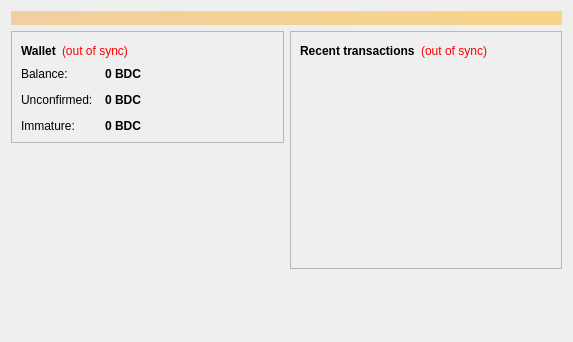
<?xml version="1.0" encoding="UTF-8"?>
<ui version="4.0">
 <class>OverviewPage</class>
 <widget class="QWidget" name="OverviewPage">
  <property name="geometry">
   <rect>
    <x>0</x>
    <y>0</y>
    <width>573</width>
    <height>342</height>
   </rect>
  </property>
  <property name="windowTitle">
   <string>Form</string>
  </property>
  <layout class="QVBoxLayout" name="topLayout">
   <item>
    <widget class="QLabel" name="labelAlerts">
     <property name="visible">
      <bool>false</bool>
     </property>
     <property name="styleSheet">
      <string notr="true">background-color: qlineargradient(x1: 0, y1: 0, x2: 1, y2: 0, stop:0 #F0D0A0, stop:1 #F8D488); color:#000000;</string>
     </property>
     <property name="wordWrap">
      <bool>true</bool>
     </property>
     <property name="margin">
      <number>3</number>
     </property>
    </widget>
   </item>
   <item>
    <layout class="QHBoxLayout" name="horizontalLayout" stretch="1,1">
     <item>
      <layout class="QVBoxLayout" name="verticalLayout_2">
       <item>
        <widget class="QFrame" name="frame">
         <property name="frameShape">
          <enum>QFrame::StyledPanel</enum>
         </property>
         <property name="frameShadow">
          <enum>QFrame::Raised</enum>
         </property>
         <layout class="QVBoxLayout" name="verticalLayout_4">
          <item>
           <layout class="QHBoxLayout" name="horizontalLayout_4">
            <item>
             <widget class="QLabel" name="label_5">
              <property name="font">
               <font>
                <weight>75</weight>
                <bold>true</bold>
               </font>
              </property>
              <property name="text">
               <string>Wallet</string>
              </property>
             </widget>
            </item>
            <item>
             <widget class="QLabel" name="labelWalletStatus">
              <property name="toolTip">
               <string>The displayed information may be out of date. Your wallet automatically synchronizes with the blackdiamondcoin network after a connection is established, but this process has not completed yet.</string>
              </property>
              <property name="styleSheet">
               <string notr="true">QLabel { color: red; }</string>
              </property>
              <property name="text">
               <string notr="true">(out of sync)</string>
              </property>
              <property name="alignment">
               <set>Qt::AlignLeading|Qt::AlignLeft|Qt::AlignVCenter</set>
              </property>
             </widget>
            </item>
            <item>
             <spacer name="horizontalSpacer_2">
              <property name="orientation">
               <enum>Qt::Horizontal</enum>
              </property>
              <property name="sizeHint" stdset="0">
               <size>
                <width>40</width>
                <height>20</height>
               </size>
              </property>
             </spacer>
            </item>
           </layout>
          </item>
          <item>
           <layout class="QFormLayout" name="formLayout_2">
            <property name="fieldGrowthPolicy">
             <enum>QFormLayout::AllNonFixedFieldsGrow</enum>
            </property>
            <property name="horizontalSpacing">
             <number>12</number>
            </property>
            <property name="verticalSpacing">
             <number>12</number>
            </property>
            <item row="0" column="0">
             <widget class="QLabel" name="label">
              <property name="text">
               <string>Balance:</string>
              </property>
             </widget>
            </item>
            <item row="0" column="1">
             <widget class="QLabel" name="labelBalance">
              <property name="font">
               <font>
                <weight>75</weight>
                <bold>true</bold>
               </font>
              </property>
              <property name="cursor">
               <cursorShape>IBeamCursor</cursorShape>
              </property>
              <property name="toolTip">
               <string>Your current balance</string>
              </property>
              <property name="text">
               <string notr="true">0 BDC</string>
              </property>
              <property name="textInteractionFlags">
               <set>Qt::LinksAccessibleByMouse|Qt::TextSelectableByKeyboard|Qt::TextSelectableByMouse</set>
              </property>
             </widget>
            </item>
            <item row="1" column="0">
             <widget class="QLabel" name="label_3">
              <property name="text">
               <string>Unconfirmed:</string>
              </property>
             </widget>
            </item>
            <item row="1" column="1">
             <widget class="QLabel" name="labelUnconfirmed">
              <property name="font">
               <font>
                <weight>75</weight>
                <bold>true</bold>
               </font>
              </property>
              <property name="cursor">
               <cursorShape>IBeamCursor</cursorShape>
              </property>
              <property name="toolTip">
               <string>Total of transactions that have yet to be confirmed, and do not yet count toward the current balance</string>
              </property>
              <property name="text">
               <string notr="true">0 BDC</string>
              </property>
              <property name="textInteractionFlags">
               <set>Qt::LinksAccessibleByMouse|Qt::TextSelectableByKeyboard|Qt::TextSelectableByMouse</set>
              </property>
             </widget>
            </item>
            <item row="2" column="0">
             <widget class="QLabel" name="labelImmatureText">
              <property name="text">
               <string>Immature:</string>
              </property>
             </widget>
            </item>
            <item row="2" column="1">
             <widget class="QLabel" name="labelImmature">
              <property name="font">
               <font>
                <weight>75</weight>
                <bold>true</bold>
               </font>
              </property>
              <property name="toolTip">
               <string>Mined balance that has not yet matured</string>
              </property>
              <property name="text">
               <string notr="true">0 BDC</string>
              </property>
              <property name="textInteractionFlags">
               <set>Qt::LinksAccessibleByMouse|Qt::TextSelectableByKeyboard|Qt::TextSelectableByMouse</set>
              </property>
             </widget>
            </item>
           </layout>
          </item>
         </layout>
        </widget>
       </item>
       <item>
        <spacer name="verticalSpacer">
         <property name="orientation">
          <enum>Qt::Vertical</enum>
         </property>
         <property name="sizeHint" stdset="0">
          <size>
           <width>20</width>
           <height>40</height>
          </size>
         </property>
        </spacer>
       </item>
      </layout>
     </item>
     <item>
      <layout class="QVBoxLayout" name="verticalLayout_3">
       <item>
        <widget class="QFrame" name="frame_2">
         <property name="frameShape">
          <enum>QFrame::StyledPanel</enum>
         </property>
         <property name="frameShadow">
          <enum>QFrame::Raised</enum>
         </property>
         <layout class="QVBoxLayout" name="verticalLayout">
          <item>
           <layout class="QHBoxLayout" name="horizontalLayout_2">
            <item>
             <widget class="QLabel" name="label_4">
              <property name="text">
               <string>&lt;b&gt;Recent transactions&lt;/b&gt;</string>
              </property>
             </widget>
            </item>
            <item>
             <widget class="QLabel" name="labelTransactionsStatus">
              <property name="toolTip">
               <string>The displayed information may be out of date. Your wallet automatically synchronizes with the blackdiamondcoin network after a connection is established, but this process has not completed yet.</string>
              </property>
              <property name="styleSheet">
               <string notr="true">QLabel { color: red; }</string>
              </property>
              <property name="text">
               <string notr="true">(out of sync)</string>
              </property>
              <property name="alignment">
               <set>Qt::AlignRight|Qt::AlignTrailing|Qt::AlignVCenter</set>
              </property>
             </widget>
            </item>
            <item>
             <spacer name="horizontalSpacer">
              <property name="orientation">
               <enum>Qt::Horizontal</enum>
              </property>
              <property name="sizeHint" stdset="0">
               <size>
                <width>40</width>
                <height>20</height>
               </size>
              </property>
             </spacer>
            </item>
           </layout>
          </item>
          <item>
           <widget class="QListView" name="listTransactions">
            <property name="styleSheet">
             <string notr="true">QListView { background: transparent; }</string>
            </property>
            <property name="frameShape">
             <enum>QFrame::NoFrame</enum>
            </property>
            <property name="verticalScrollBarPolicy">
             <enum>Qt::ScrollBarAlwaysOff</enum>
            </property>
            <property name="horizontalScrollBarPolicy">
             <enum>Qt::ScrollBarAlwaysOff</enum>
            </property>
            <property name="selectionMode">
             <enum>QAbstractItemView::NoSelection</enum>
            </property>
           </widget>
          </item>
         </layout>
        </widget>
       </item>
       <item>
        <spacer name="verticalSpacer_2">
         <property name="orientation">
          <enum>Qt::Vertical</enum>
         </property>
         <property name="sizeHint" stdset="0">
          <size>
           <width>20</width>
           <height>40</height>
          </size>
         </property>
        </spacer>
       </item>
      </layout>
     </item>
    </layout>
   </item>
  </layout>
 </widget>
 <resources/>
 <connections/>
</ui>
